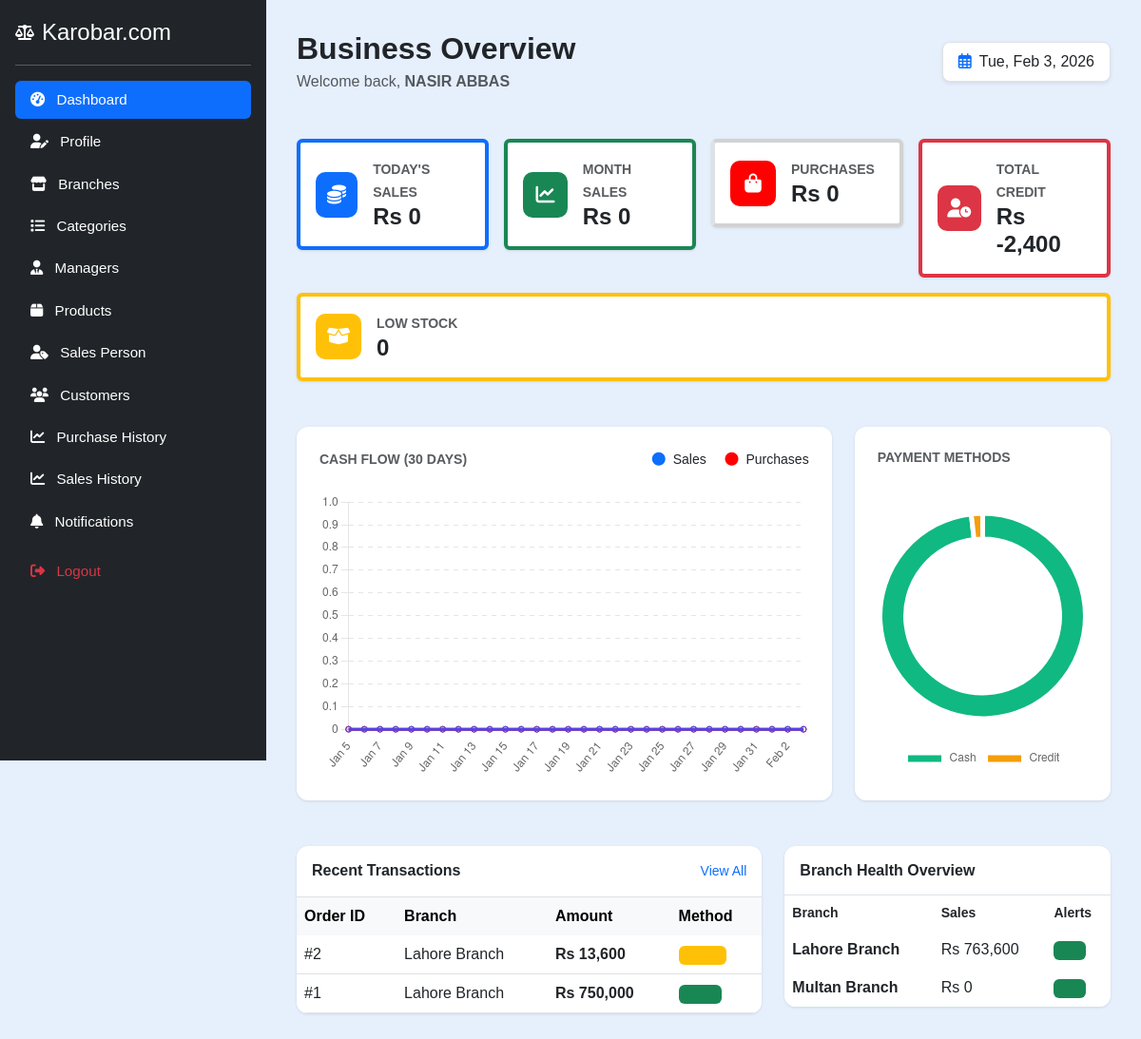
The app's page /owner/owner_dashboard.php (signed in), older data.
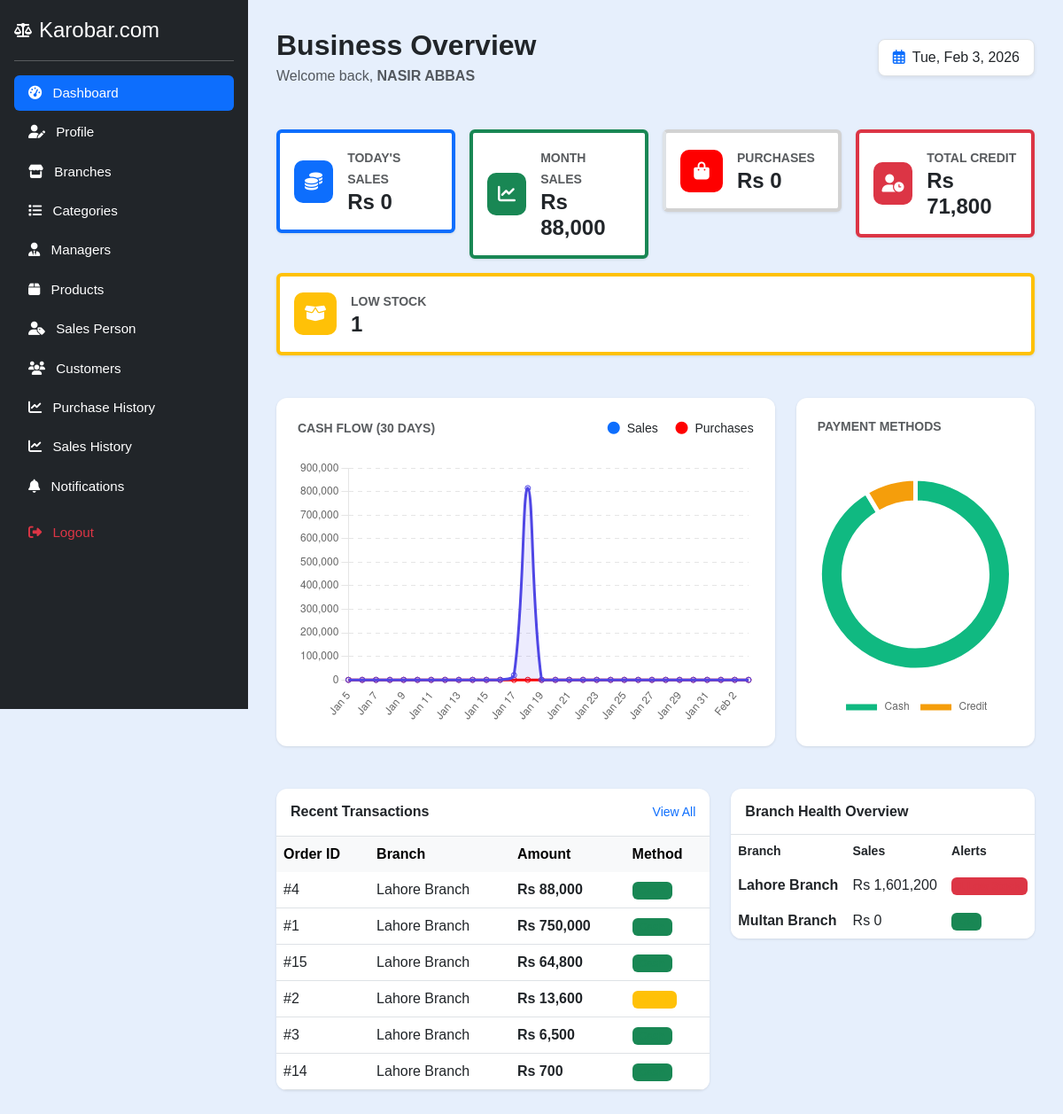
The same page, newer data.
### tables this page shows
CREATE TABLE `sales` (
  `id` int(11) NOT NULL,
  `sale_date` datetime DEFAULT current_timestamp(),
  `total_amount` decimal(12,2) NOT NULL,
  `cash_received` decimal(12,2) NOT NULL DEFAULT 0.00,
  `payment_method` enum('Cash','Credit') NOT NULL,
  `branch_id` int(11) DEFAULT NULL,
  `salesperson_id` int(11) DEFAULT NULL,
  `customer_id` int(11) DEFAULT NULL
);

CREATE TABLE `branches` (
  `id` int(11) NOT NULL,
  `owner_id` int(11) NOT NULL,
  `name` varchar(255) NOT NULL,
  `location` varchar(255) NOT NULL,
  `created_at` datetime DEFAULT current_timestamp()
);

### owner/owner_dashboard.php (the view, shortened to what the changed rows need)
<?php
include('../config.php');
$owner_id = $_SESSION["id"];
$today = date('Y-m-d');
$this_month_start = date('Y-m-01');
$stmt = $conn->prepare("
    SELECT
        (SELECT COALESCE(SUM(s.total_amount), 0) FROM sales s JOIN branches b ON s.branch_id = b.id WHERE b.owner_id = ? AND DATE(s.sale_date) = ?) AS today_sales,
        (SELECT COALESCE(SUM(s.total_amount), 0) FROM sales s JOIN branches b ON s.branch_id = b.id WHERE b.owner_id = ? AND s.sale_date >= ?) AS month_sales,
        (SELECT COALESCE(SUM(p.grand_total), 0) FROM purchases p JOIN branches b ON p.branch_id = b.id WHERE b.owner_id = ? AND p.purchase_date >= ?) AS month_purchases
");
$stmt->bind_param("isisis", $owner_id, $today, $owner_id, $this_month_start, $owner_id, $this_month_start);
$stmt->execute();
$kpi = $stmt->get_result()->fetch_assoc();
$stmt = $conn->prepare("
    SELECT COALESCE(SUM(k.amount - k.cash_received), 0) AS total_credit
    FROM khata k
    JOIN customers c ON k.customer_id = c.id
    JOIN branches b ON c.branch_id = b.id
    WHERE b.owner_id = ? AND k.type = 'CREDIT'
");
$stmt->bind_param("i", $owner_id);
$stmt->execute();
$stmt->bind_result($total_credit);
$stmt = $conn->prepare("
    SELECT
        COUNT(*) AS total_products,
        SUM(CASE WHEN quantity <= low_stock_threshold AND quantity > 0 THEN 1 ELSE 0 END) AS low_stock
    FROM products p
    JOIN branches b ON p.branch_id = b.id
    WHERE b.owner_id = ?
");
$stmt->bind_param("i", $owner_id);
$stmt->execute();
$product_stats = $stmt->get_result()->fetch_assoc();
$trend_labels = [];
$sales_trend_data = [];
$purchase_trend_data = [];
for ($i = 29; $i >= 0; $i--) {
    $date = date('Y-m-d', strtotime("-$i days"));
    $trend_labels[] = date('M j', strtotime($date));
    $stmt_s = $conn->prepare("SELECT COALESCE(SUM(s.total_amount), 0) FROM sales s JOIN branches b ON s.branch_id = b.id WHERE b.owner_id = ? AND DATE(s.sale_date) = ?");
    $stmt_s->bind_param("is", $owner_id, $date);
    $stmt_s->execute();
    $stmt_s->bind_result($daily_sale);
    $sales_trend_data[] = $daily_sale;
    $stmt_p = $conn->prepare("SELECT COALESCE(SUM(p.grand_total), 0) FROM purchases p JOIN branches b ON p.branch_id = b.id WHERE b.owner_id = ? AND DATE(p.purchase_date) = ?");
    $stmt_p->bind_param("is", $owner_id, $date);
    $stmt_p->execute();
    $stmt_p->bind_result($daily_purchase);
    $purchase_trend_data[] = $daily_purchase;
}
$stmt = $conn->prepare("SELECT payment_method, COALESCE(SUM(total_amount), 0) AS total FROM sales s JOIN branches b ON s.branch_id = b.id WHERE b.owner_id = ? GROUP BY payment_method");
$stmt->bind_param("i", $owner_id); $stmt->execute(); $payment_result = $stmt->get_result();
$payment_labels = ['Cash' => 0, 'Credit' => 0];
while ($row = $payment_result->fetch_assoc()) { $payment_labels[$row['payment_method']] = $row['total']; }
$stmt = $conn->prepare("SELECT s.id, s.total_amount, s.payment_method, s.sale_date, b.name AS branch FROM sales s JOIN branches b ON s.branch_id = b.id WHERE b.owner_id = ? ORDER BY s.sale_date DESC LIMIT 6");
$stmt->bind_param("i", $owner_id); $stmt->execute(); $recent_sales = $stmt->get_result()->fetch_all(MYSQLI_ASSOC); $stmt->close();
$stmt = $conn->prepare("SELECT b.name, COALESCE(SUM(s.total_amount), 0) AS total_sales, (SELECT COUNT(*) FROM products p WHERE p.branch_id = b.id AND p.quantity <= p.low_stock_threshold AND p.quantity > 0) AS low_stock_count FROM branches b LEFT JOIN sales s ON s.branch_id = b.id WHERE b.owner_id = ? GROUP BY b.id, b.name ORDER BY total_sales DESC");
$stmt->bind_param("i", $owner_id); $stmt->execute(); $branch_health = $stmt->get_result()->fetch_all(MYSQLI_ASSOC); $stmt->close();
?>
<!DOCTYPE html>
<html lang="en">
<head>
    <link href="https://cdn.jsdelivr.net/npm/bootstrap@5.3.3/dist/css/bootstrap.min.css" rel="stylesheet">
    <link href="https://cdnjs.cloudflare.com/ajax/libs/font-awesome/6.6.0/css/all.min.css" rel="stylesheet">
</head>
<body>
<?php include('sidebar.php'); ?>
<div class="dashboard-container">
    <div class="d-flex justify-content-between align-items-center mb-5">
        <div>
            <h2 class="fw-bold mb-1">Business Overview</h2>
        </div>
    </div>
    <div class="row g-3 mb-5">
        <div class="col-xl col-md-4 col-sm-6">
            <div class="card stat-card p-3 border-start border-4 border-success">
                <div class="d-flex align-items-center">
                    <div>
                        <small class="text-muted fw-bold">MONTH SALES</small>
                        <h4 class="fw-bold mb-0">Rs <?= number_format($kpi['month_sales']) ?></h4>
                    </div>
                </div>
            </div>
        </div>
        <div class="col-xl col-md-6 col-sm-6">
            <div class="card stat-card p-3 border-start border-4 border-danger">
                <div class="d-flex align-items-center">
                    <div>
                        <small class="text-muted fw-bold">TOTAL CREDIT</small>
                        <h4 class="fw-bold mb-0">Rs <?= number_format($total_credit) ?></h4>
                    </div>
                </div>
            </div>
        </div>
        <div class="col-xl col-md-6 col-sm-12">
            <div class="card stat-card p-3 border-start border-4 border-warning">
                <div class="d-flex align-items-center">
                    <div>
                        <small class="text-muted fw-bold">LOW STOCK</small>
                        <h4 class="fw-bold mb-0"><?= $product_stats['low_stock'] ?? 0 ?></h4>
                    </div>
                </div>
            </div>
        </div>
    </div>
    <div class="row g-4 mb-5">
        <div class="col-lg-8">
            <div class="chart-container">
                <div style="height: 300px;"><canvas id="salesTrendChart"></canvas></div>
            </div>
        </div>
        <div class="col-lg-4">
            <div class="chart-container">
                <div style="height: 300px;"><canvas id="paymentChart"></canvas></div>
            </div>
        </div>
    </div>
    <div class="row g-4">
        <div class="col-lg-7">
            <div class="table-card">
                <div class="table-responsive">
                    <table class="table table-hover mb-0 align-middle">
                        <thead class="table-light">
                            <tr>
                                <th class="border-0">Order ID</th>
                                <th class="border-0">Branch</th>
                                <th class="border-0">Amount</th>
                                <th class="border-0">Method</th>
                            </tr>
                        </thead>
                        <tbody>
                            <?php foreach ($recent_sales as $sale): ?>
                            <tr>
                                <td class="fw-medium">#<?= $sale['id'] ?></td>
                                <td><?= htmlspecialchars($sale['branch']) ?></td>
                                <td class="fw-bold">Rs <?= number_format($sale['total_amount']) ?></td>
                                <td>
                                    <span class="badge <?= $sale['payment_method'] === 'Cash' ? 'bg-success text-success' : 'bg-warning text-warning' ?>" style="background-color: rgba(0,0,0,0.05);">
                                    </span>
                                </td>
                            </tr>
                            <?php endforeach; ?>
                        </tbody>
                    </table>
                </div>
            </div>
        </div>
        <div class="col-lg-5">
            <div class="table-card">
                <div class="table-responsive">
                    <table class="table table-borderless mb-0">
                        <thead>
                            <tr class="text-muted small">
                                <th>Branch</th>
                                <th>Sales</th>
                                <th>Alerts</th>
                            </tr>
                        </thead>
                        <tbody>
                            <?php foreach ($branch_health as $bh): ?>
                            <tr>
                                <td class="fw-bold"><?= htmlspecialchars($bh['name']) ?></td>
                                <td>Rs <?= number_format($bh['total_sales']) ?></td>
                                <td>
                                    <?php if ($bh['low_stock_count'] > 0): ?>
                                        <span class="badge bg-danger text-danger" style="background-color: #fee2e2;"><?= $bh['low_stock_count'] ?> Low Stock</span>
                                    <?php else: ?>
                                        <span class="badge bg-success text-success" style="background-color: #dcfce7;">OK</span>
                                    <?php endif; ?>
                                </td>
                            </tr>
                            <?php endforeach; ?>
                        </tbody>
                    </table>
                </div>
            </div>
        </div>
    </div>
</div>
<script>
const ctxTrend = document.getElementById('salesTrendChart').getContext('2d');
new Chart(ctxTrend, {
    type: 'line',
    data: {
        labels: <?= json_encode($trend_labels) ?>,
        datasets: [
            {
                label: 'Sales',
                data: <?= json_encode($sales_trend_data) ?>,
                borderColor: '#4f46e5',
                backgroundColor: 'rgba(79, 70, 229, 0.1)',
                fill: true,
                tension: 0.4,
                pointRadius: 3
            },
            {
                label: 'Purchases',
                data: <?= json_encode($purchase_trend_data) ?>,
                borderColor: '#fa0000',
                backgroundColor: 'rgba(139, 92, 246, 0.1)',
                fill: true,
                tension: 0.4,
                pointRadius: 3
            }
        ]
    },
    options: {
        responsive: true,
        maintainAspectRatio: false,
        plugins: {
            legend: { display: false }
        },
        scales: {
            x: { grid: { display: false } },
            y: { border: { dash: [5,5] }, beginAtZero: true }
        }
    }
});
new Chart(document.getElementById('paymentChart'), {
    type: 'doughnut',
    data: {
        labels: ['Cash', 'Credit'],
        datasets: [{
            data: [<?= $payment_labels['Cash'] ?>, <?= $payment_labels['Credit'] ?>],
            backgroundColor: ['#10b981', '#f59e0b'],
            borderWidth: 5,
            borderColor: '#ffffff'
        }]
    },
    options: {
        cutout: '75%',
        responsive: true,
        maintainAspectRatio: false,
        plugins: { legend: { position: 'bottom' } }
    }
});
</script>
</body>
</html>

Row changes from the older to the newer data that the page shows:
added sales: id "4", branch.name "Lahore Branch", total_amount "88,000"
changed sales id 1: moves up the list
added sales: id "15", branch.name "Lahore Branch", total_amount "64,800"
added sales: id "3", branch.name "Lahore Branch", total_amount "6,500"
added sales: id "14", branch.name "Lahore Branch", total_amount "700"
Text that changed along with them:
$kpi['month_sales']: "0" → "88,000"
$total_credit: "-2,400" → "71,800"
$product_stats['low_stock']: "0" → "1"
chart data {{ json_encode($sales_trend_data) }}: ["0.00","0.00","0.00","0.00","0.00","0.00","0.00","0.00","0.00","0.00","0.00","0.00","0.00","0.00","0.00","0.00","0.00","0.00","0.00","0.00","0.00","0.00","0.00","0.00","0.00","0.00","0.00","0.00","0.00","0.00"] → ["0.00","0.00","0.00","0.00","0.00","0.00","0.00","0.00","0.00","0.00","0.00","0.00","20100.00","814800.00","0.00","0.00","0.00","0.00","0.00","0.00","0.00","0.00","0.00","0.00","0.00","0.00","0.00","0.00","0.00","0.00"]
chart data {{ $payment_labels['Cash'] }}: 750000.00 → 1463400.00
chart data {{ $payment_labels['Credit'] }}: 13600.00 → 137800.00
new list line: "Lahore Branch Rs 1,601,200"
list line gone: "Lahore Branch Rs 763,600"
